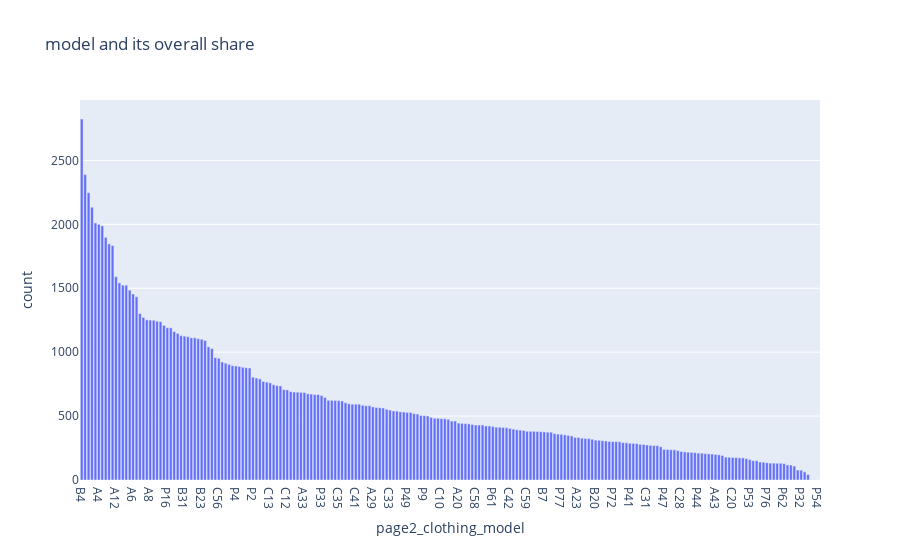

Notebook code for this chart:
### Code cell
# models['percent'] = models['count']/132379*100
# models.head()
import plotly.express as px
fig = px.bar(
    models,
    x = 'page2_clothing_model',
    y = 'count',
    title = 'model and its overall share'
)

fig.show()

### Figure 1 — Plotly figure (JSON) as saved in the notebook; plotly's stock layout.template omitted (floating-point values rounded to 4 significant figures; data arrays with more than 128 entries replaced by an {"elided": "..."} marker saying what was removed)
{"data": [{"hovertemplate": "page2_clothing_model=%{x}<br>count=%{y}<extra></extra>", "legendgroup": "", "marker": {"color": "#636efa", "pattern": {"shape": ""}}, "name": "", "orientation": "v", "showlegend": false, "textposition": "auto", "type": "bar", "x": {"elided": "216 str values"}, "xaxis": "x", "y": {"elided": "216 int values"}, "yaxis": "y"}], "layout": {"barmode": "relative", "legend": {"tracegroupgap": 0}, "title": {"text": "model and its overall share"}, "xaxis": {"anchor": "y", "domain": [0, 1], "title": {"text": "page2_clothing_model"}}, "yaxis": {"anchor": "x", "domain": [0, 1], "title": {"text": "count"}}}}
